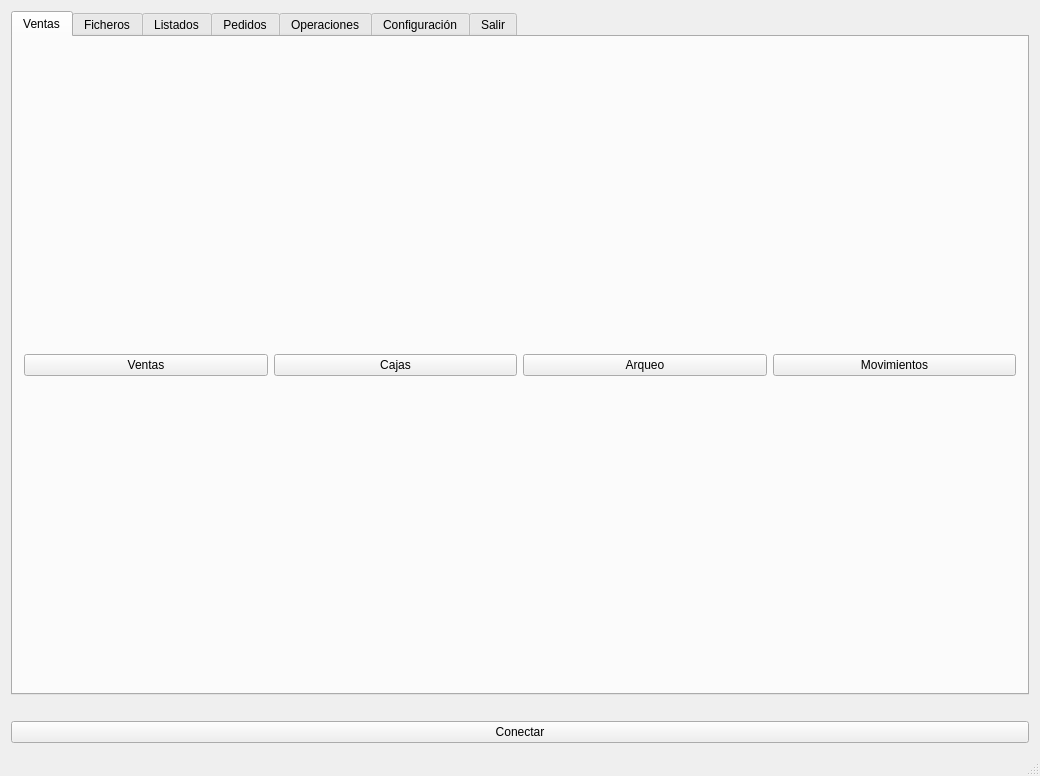
<?xml version="1.0" encoding="UTF-8"?>
<ui version="4.0">
 <class>Tienda</class>
 <widget class="QMainWindow" name="Tienda">
  <property name="geometry">
   <rect>
    <x>0</x>
    <y>0</y>
    <width>1040</width>
    <height>776</height>
   </rect>
  </property>
  <property name="windowTitle">
   <string>Tienda</string>
  </property>
  <property name="windowIcon">
   <iconset resource="recursos.qrc">
    <normaloff>:/imagenes/Emeicjac logo.jpg</normaloff>:/imagenes/Emeicjac logo.jpg</iconset>
  </property>
  <widget class="QWidget" name="centralWidget">
   <layout class="QGridLayout" name="gridLayout">
    <item row="0" column="1">
     <widget class="QTabWidget" name="tab">
      <property name="currentIndex">
       <number>0</number>
      </property>
      <property name="iconSize">
       <size>
        <width>16</width>
        <height>16</height>
       </size>
      </property>
      <widget class="QWidget" name="tabVentas">
       <property name="autoFillBackground">
        <bool>false</bool>
       </property>
       <attribute name="title">
        <string>Ventas</string>
       </attribute>
       <layout class="QGridLayout" name="gridLayout_3">
        <item row="1" column="0">
         <layout class="QHBoxLayout" name="horizontalLayout_2">
          <item>
           <widget class="QPushButton" name="ventasButton">
            <property name="text">
             <string>Ventas</string>
            </property>
           </widget>
          </item>
          <item>
           <widget class="QPushButton" name="listadoVentasButton">
            <property name="text">
             <string>Cajas</string>
            </property>
           </widget>
          </item>
          <item>
           <widget class="QPushButton" name="cajasButton">
            <property name="text">
             <string>Arqueo</string>
            </property>
            <property name="iconSize">
             <size>
              <width>24</width>
              <height>24</height>
             </size>
            </property>
           </widget>
          </item>
          <item>
           <widget class="QPushButton" name="movimientosButton">
            <property name="text">
             <string>Movimientos</string>
            </property>
           </widget>
          </item>
         </layout>
        </item>
       </layout>
      </widget>
      <widget class="QWidget" name="tabFicheros">
       <attribute name="title">
        <string>Ficheros</string>
       </attribute>
       <layout class="QVBoxLayout" name="verticalLayout">
        <item>
         <layout class="QGridLayout" name="gridLayout_6">
          <item row="0" column="2">
           <widget class="QPushButton" name="pushButtonProveedores">
            <property name="text">
             <string>Proveedores</string>
            </property>
           </widget>
          </item>
          <item row="0" column="8">
           <widget class="QPushButton" name="pushButtonEntradaSalida">
            <property name="text">
             <string>Tipos E/S</string>
            </property>
           </widget>
          </item>
          <item row="0" column="4">
           <widget class="QPushButton" name="pushButtonFabricantes">
            <property name="text">
             <string>Fabricantes</string>
            </property>
           </widget>
          </item>
          <item row="0" column="6">
           <widget class="QPushButton" name="pushButtonFormasPago">
            <property name="text">
             <string>Formas de pago</string>
            </property>
           </widget>
          </item>
          <item row="0" column="0">
           <widget class="QPushButton" name="pushButtonUsuarios">
            <property name="text">
             <string>Usuarios</string>
            </property>
           </widget>
          </item>
          <item row="1" column="0">
           <widget class="QPushButton" name="pushButton">
            <property name="text">
             <string>Artículos</string>
            </property>
           </widget>
          </item>
          <item row="1" column="2">
           <widget class="QPushButton" name="pushButton_3">
            <property name="text">
             <string>Clientes</string>
            </property>
           </widget>
          </item>
          <item row="1" column="4">
           <widget class="QPushButton" name="pushButtonFamilias">
            <property name="text">
             <string>Familias</string>
            </property>
           </widget>
          </item>
          <item row="1" column="6">
           <widget class="QPushButton" name="pushButtonPrestamistas">
            <property name="text">
             <string>Prestamos</string>
            </property>
           </widget>
          </item>
          <item row="0" column="7">
           <widget class="QPushButton" name="pushButtonTiendas">
            <property name="text">
             <string>Tiendas</string>
            </property>
           </widget>
          </item>
          <item row="1" column="7">
           <widget class="QPushButton" name="pushButtonFormatos">
            <property name="text">
             <string>Formatos</string>
            </property>
           </widget>
          </item>
         </layout>
        </item>
       </layout>
      </widget>
      <widget class="QWidget" name="tabListados">
       <attribute name="title">
        <string>Listados</string>
       </attribute>
       <layout class="QGridLayout" name="gridLayout_2">
        <item row="0" column="0">
         <widget class="QPushButton" name="pushButton_2">
          <property name="text">
           <string>Venta artículos</string>
          </property>
         </widget>
        </item>
        <item row="0" column="1">
         <widget class="QPushButton" name="pushButton_5">
          <property name="text">
           <string>Caducidades</string>
          </property>
         </widget>
        </item>
        <item row="0" column="2">
         <widget class="QPushButton" name="pushButtonEtiquetas">
          <property name="text">
           <string>Etiquetas</string>
          </property>
         </widget>
        </item>
        <item row="1" column="2">
         <widget class="QPushButton" name="pushButtonListadoMovimientos">
          <property name="text">
           <string>Movimientos efectivo</string>
          </property>
         </widget>
        </item>
        <item row="1" column="0">
         <widget class="QPushButton" name="pushButtonListadoArqueos">
          <property name="text">
           <string>Arqueos</string>
          </property>
         </widget>
        </item>
        <item row="1" column="1">
         <widget class="QPushButton" name="pushButtonCaducados_2">
          <property name="text">
           <string>Caducados</string>
          </property>
         </widget>
        </item>
       </layout>
      </widget>
      <widget class="QWidget" name="TabPedidos">
       <attribute name="title">
        <string>Pedidos</string>
       </attribute>
       <layout class="QGridLayout" name="gridLayout_5">
        <item row="1" column="0">
         <spacer name="verticalSpacer_4">
          <property name="orientation">
           <enum>Qt::Vertical</enum>
          </property>
          <property name="sizeHint" stdset="0">
           <size>
            <width>20</width>
            <height>40</height>
           </size>
          </property>
         </spacer>
        </item>
        <item row="0" column="4">
         <widget class="QPushButton" name="pushButtonFacturar">
          <property name="text">
           <string>Facturar albaranes</string>
          </property>
         </widget>
        </item>
        <item row="0" column="1">
         <widget class="QPushButton" name="pushButtonEntradas">
          <property name="text">
           <string>Entradas</string>
          </property>
         </widget>
        </item>
        <item row="0" column="0">
         <widget class="QPushButton" name="pushButtonGestionar">
          <property name="text">
           <string>Gestionar</string>
          </property>
         </widget>
        </item>
        <item row="0" column="2">
         <widget class="QPushButton" name="pushButtonSalidas">
          <property name="text">
           <string>Salidas</string>
          </property>
         </widget>
        </item>
        <item row="0" column="5">
         <widget class="QPushButton" name="pushButtonPreparar">
          <property name="text">
           <string>Preparar pedidos</string>
          </property>
         </widget>
        </item>
        <item row="0" column="3">
         <widget class="QPushButton" name="pushButtonPrestamos">
          <property name="text">
           <string>Prestamos</string>
          </property>
         </widget>
        </item>
       </layout>
      </widget>
      <widget class="QWidget" name="tabOperaciones">
       <attribute name="title">
        <string>Operaciones</string>
       </attribute>
       <layout class="QGridLayout" name="gridLayout_4">
        <item row="0" column="0">
         <layout class="QHBoxLayout" name="horizontalLayout_3">
          <item>
           <widget class="QPushButton" name="pushButtonTickets">
            <property name="text">
             <string>Tickets</string>
            </property>
           </widget>
          </item>
          <item>
           <widget class="QPushButton" name="pushButtonAlbaranes">
            <property name="text">
             <string>Albaranes</string>
            </property>
           </widget>
          </item>
          <item>
           <widget class="QPushButton" name="pushButtonFacturas">
            <property name="text">
             <string>Facturas</string>
            </property>
           </widget>
          </item>
          <item>
           <widget class="QPushButton" name="pushButtonCaducados">
            <property name="text">
             <string>Caducados</string>
            </property>
           </widget>
          </item>
         </layout>
        </item>
        <item row="1" column="0">
         <spacer name="verticalSpacer_3">
          <property name="orientation">
           <enum>Qt::Vertical</enum>
          </property>
          <property name="sizeHint" stdset="0">
           <size>
            <width>20</width>
            <height>616</height>
           </size>
          </property>
         </spacer>
        </item>
       </layout>
      </widget>
      <widget class="QWidget" name="tabConfig">
       <attribute name="title">
        <string>Configuración</string>
       </attribute>
       <layout class="QHBoxLayout" name="horizontalLayout_6">
        <item>
         <layout class="QHBoxLayout" name="horizontalLayout_4">
          <item>
           <widget class="QPushButton" name="pushButtonMaster">
            <property name="text">
             <string>Servidor principal</string>
            </property>
           </widget>
          </item>
          <item>
           <widget class="QPushButton" name="pushButtonConfigDB">
            <property name="text">
             <string>Servidor local</string>
            </property>
           </widget>
          </item>
          <item>
           <widget class="QPushButton" name="pushButtonTicket">
            <property name="text">
             <string>Tickets</string>
            </property>
           </widget>
          </item>
          <item>
           <widget class="QPushButton" name="pushButtonInformes">
            <property name="text">
             <string>Informes</string>
            </property>
           </widget>
          </item>
          <item>
           <widget class="QPushButton" name="pushButtonConfiguracion">
            <property name="text">
             <string>Otras configuraciones</string>
            </property>
           </widget>
          </item>
          <item>
           <widget class="QPushButton" name="pushButtonPermisos">
            <property name="text">
             <string>Permisos</string>
            </property>
           </widget>
          </item>
         </layout>
        </item>
       </layout>
      </widget>
      <widget class="QWidget" name="tabSalir">
       <attribute name="title">
        <string>Salir</string>
       </attribute>
       <layout class="QHBoxLayout" name="horizontalLayout_5">
        <item>
         <widget class="QPushButton" name="pushButton_4">
          <property name="text">
           <string>Salir</string>
          </property>
         </widget>
        </item>
       </layout>
      </widget>
     </widget>
    </item>
    <item row="2" column="1">
     <widget class="QPushButton" name="pushButtonConectar">
      <property name="text">
       <string>Conectar</string>
      </property>
     </widget>
    </item>
    <item row="1" column="1">
     <widget class="QLabel" name="logo">
      <property name="text">
       <string/>
      </property>
      <property name="pixmap">
       <pixmap resource="recursos.qrc">:/imagenes/Emeicjac logo.jpg</pixmap>
      </property>
      <property name="alignment">
       <set>Qt::AlignCenter</set>
      </property>
     </widget>
    </item>
   </layout>
  </widget>
  <widget class="QStatusBar" name="statusBar"/>
 </widget>
 <layoutdefault spacing="6" margin="11"/>
 <resources>
  <include location="recursos.qrc"/>
 </resources>
 <connections>
  <connection>
   <sender>pushButton_4</sender>
   <signal>clicked()</signal>
   <receiver>Tienda</receiver>
   <slot>close()</slot>
   <hints>
    <hint type="sourcelabel">
     <x>129</x>
     <y>94</y>
    </hint>
    <hint type="destinationlabel">
     <x>539</x>
     <y>377</y>
    </hint>
   </hints>
  </connection>
 </connections>
</ui>
